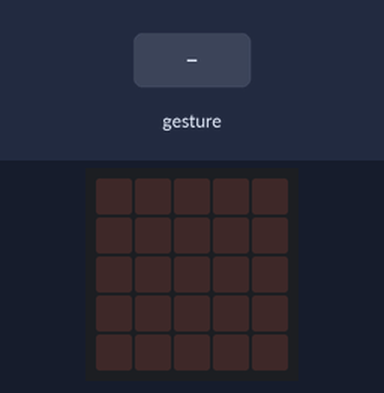
Simulated run of this program. Board: BBC micro:bit (MakeCode). Parts: the board's 5×5 LED display. The test bench sets the inputs (shaded band). Random numbers come from a fixed seed; a tilt is held for 1.5 s and a shake lasts 1 s, then the board lies face up again.

Above: at 1.2 s.
1.3 s: gesture 'shake'
At 2.3 s:
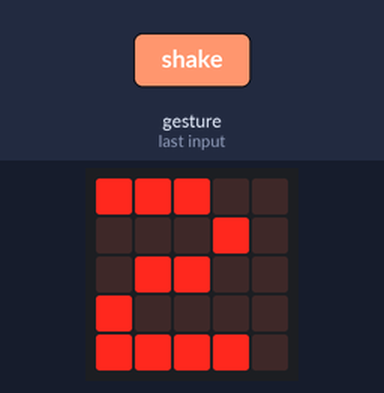
Timing chart, 0 to 4.3 s (numbered marks = the images above; inputs shaded):
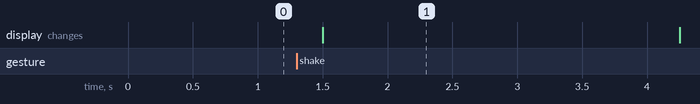

The program:

main.ts
```typescript
input.onGesture(Gesture.Shake, function () {
    if (true) {
        basic.showNumber(randint(1, 6))
        basic.pause(2000)
        basic.showLeds(`
            . . . . .
            . . . . .
            . . . . .
            . . . . .
            . . . . .
            `)
    }
})
```

test.ts
```typescript
// tests gaan hier; deze zal niet worden gecompileerd wanneer dit pakket wordt gebruikt als extensie.
```

Measured:
- after the input at 1.3 s, the display: changes after 0.20 s (image 1)
